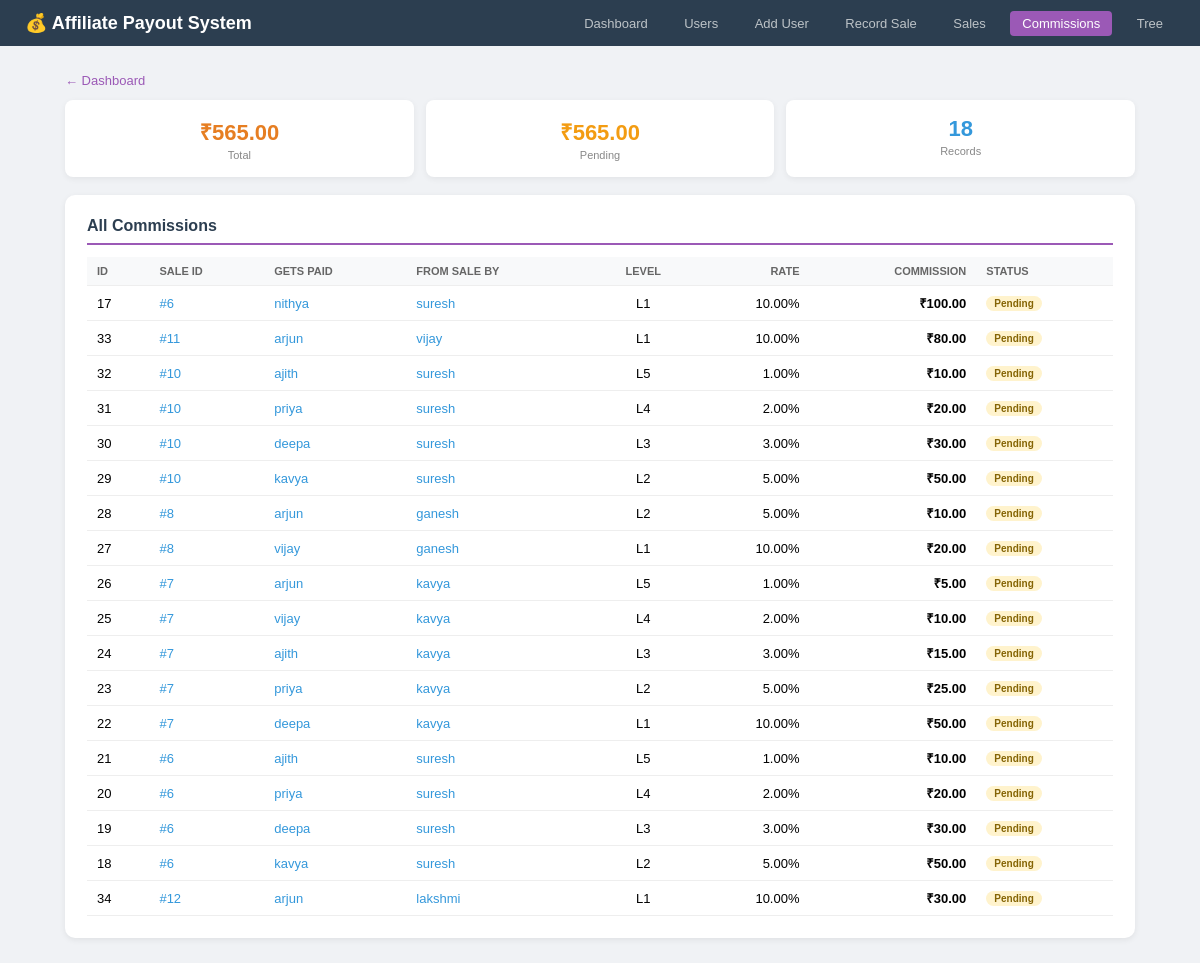
/view_commissions.php, run on the app's committed database.
### tables this page shows
CREATE TABLE `commissions` (
  `id` int(10) UNSIGNED NOT NULL,
  `sale_id` int(10) UNSIGNED NOT NULL,
  `beneficiary_id` int(10) UNSIGNED NOT NULL,
  `source_user_id` int(10) UNSIGNED NOT NULL,
  `level` tinyint(3) UNSIGNED NOT NULL,
  `sale_amount` decimal(12,2) NOT NULL,
  `commission_rate` decimal(5,2) NOT NULL,
  `commission_amount` decimal(12,2) NOT NULL,
  `status` enum('pending','paid','cancelled') NOT NULL DEFAULT 'pending',
  `created_at` datetime NOT NULL DEFAULT current_timestamp(),
  `paid_at` datetime DEFAULT NULL
);

CREATE TABLE `users` (
  `id` int(10) UNSIGNED NOT NULL,
  `username` varchar(50) NOT NULL,
  `email` varchar(255) NOT NULL,
  `full_name` varchar(100) NOT NULL DEFAULT '',
  `parent_id` int(10) UNSIGNED DEFAULT NULL,
  `status` enum('active','inactive','suspended') NOT NULL DEFAULT 'active',
  `created_at` datetime NOT NULL DEFAULT current_timestamp()
);

### view_commissions.php (the view, shortened to what this page needs)
<?php
require_once 'database/db.php';
$r = mysqli_query($conn, "SELECT c.*, u1.username as who_gets, u2.username as from_who
                           FROM commissions c
                           JOIN users u1 ON u1.id = c.beneficiary_id
                           JOIN users u2 ON u2.id = c.source_user_id
                           ORDER BY c.created_at DESC");
$comms = array();
$sum_all = 0;
$sum_pending = 0;
while ($row = mysqli_fetch_assoc($r)) {
    $comms[] = $row;
    $sum_all += $row['commission_amount'];
    if ($row['status']=='pending') $sum_pending += $row['commission_amount'];
}
?>
<!DOCTYPE html>
<html lang="en">
<head>
</head>
<body>
<div class="topbar">
    <h1>💰 Affiliate Payout System</h1>
    <div>
        <a href="index.php">Dashboard</a>
        <a href="view_users.php">Users</a>
        <a href="add_user.php">Add User</a>
        <a href="record_sale.php">Record Sale</a>
        <a href="view_sales.php">Sales</a>
        <a href="view_commissions.php" class="on">Commissions</a>
        <a href="tree_view.php">Tree</a>
    </div>
</div>
<div class="wrap">
    <a href="index.php" class="back">← Dashboard</a>
    <div class="sums">
        <div class="sb"><div class="n" style="color:#e67e22">₹<?php echo number_format($sum_all,2); ?></div><div class="l">Total</div></div>
        <div class="sb"><div class="n" style="color:#f39c12">₹<?php echo number_format($sum_pending,2); ?></div><div class="l">Pending</div></div>
        <div class="sb"><div class="n" style="color:#3498db"><?php echo count($comms); ?></div><div class="l">Records</div></div>
    </div>
    <div class="card">
        <h2>All Commissions</h2>
        <?php if (count($comms)==0): ?>
            <p style="color:#999">None yet.</p>
        <?php else: ?>
        <table>
            <tr>
                <th>ID</th>
                <th>Sale ID</th>
                <th>Gets Paid</th>
                <th>From Sale By</th>
                <th class="c">Level</th>
                <th class="r">Rate</th>
                <th class="r">Commission</th>
                <th>Status</th>
            </tr>
            <?php foreach($comms as $c): ?>
            <tr>
                <td><?php echo $c['id']; ?></td>
                <td><a class="lk" href="sale_detail.php?id=<?php echo $c['sale_id']; ?>">#<?php echo $c['sale_id']; ?></a></td>
                <td><a class="lk" href="user_detail.php?id=<?php echo $c['beneficiary_id']; ?>"><?php echo htmlspecialchars($c['who_gets']); ?></a></td>
                <td><a class="lk" href="user_detail.php?id=<?php echo $c['source_user_id']; ?>"><?php echo htmlspecialchars($c['from_who']); ?></a></td>
                <td class="c">L<?php echo $c['level']; ?></td>
                <td class="r"><?php echo number_format($c['commission_rate'],2); ?>%</td>
                <td class="r"><strong>₹<?php echo number_format($c['commission_amount'],2); ?></strong></td>
                <td>
                    <?php
                    if ($c['status']=='pending') echo '<span class="pill pill-y">Pending</span>';
                    elseif ($c['status']=='paid') echo '<span class="pill pill-g">Paid</span>';
                    else echo '<span class="pill pill-r">Cancelled</span>';
                    ?>
                </td>
            </tr>
            <?php endforeach; ?>
        </table>
        <?php endif; ?>
    </div>
</div>
</body>
</html>

### view_commissions.php (style rules this page uses)
* { box-sizing:border-box; margin:0; padding:0; }
body { font-family:Arial,sans-serif; background:#f0f2f5; }
.topbar { background:#2c3e50; padding:12px 25px; display:flex; justify-content:space-between; align-items:center; flex-wrap:wrap; }
.topbar h1 { color:#fff; font-size:18px; }
.topbar a { color:#bdc3c7; text-decoration:none; font-size:13px; padding:5px 12px; border-radius:4px; margin-left:8px; }
.topbar a.on { background:#9b59b6; color:#fff; }
.wrap { max-width:1100px; margin:25px auto; padding:0 15px; }
.sums { display:grid; grid-template-columns:repeat(auto-fit,minmax(160px,1fr)); gap:12px; margin-bottom:18px; }
.sb { background:#fff; padding:16px; border-radius:8px; box-shadow:0 2px 6px rgba(0,0,0,0.06); text-align:center; }
.sb .n { font-size:22px; font-weight:bold; }
.sb .l { font-size:11px; color:#888; margin-top:3px; }
.card { background:#fff; padding:22px; border-radius:10px; box-shadow:0 2px 6px rgba(0,0,0,0.07); }
.card h2 { font-size:16px; color:#2c3e50; margin-bottom:12px; padding-bottom:8px; border-bottom:2px solid #9b59b6; }
table { width:100%; border-collapse:collapse; }
th,td { padding:8px 10px; text-align:left; border-bottom:1px solid #eee; font-size:13px; }
th { background:#f8f9fa; color:#666; font-size:11px; text-transform:uppercase; font-weight:600; }
.r { text-align:right; }
.c { text-align:center; }
.pill { display:inline-block; padding:2px 8px; border-radius:10px; font-size:10px; font-weight:bold; }
.pill-y { background:#fff3cd; color:#856404; }
a.lk { color:#3498db; text-decoration:none; }
.back { display:inline-block; margin-bottom:12px; color:#9b59b6; text-decoration:none; font-size:13px; }

### data on the page
commissions: id "17", sale "6", beneficiary.username "nithya", source_user.username "suresh", level "1", commission_rate "10.00", commission_amount "100.00", status "Pending"
commissions: id "33", sale "11", beneficiary.username "arjun", source_user.username "vijay", level "1", commission_rate "10.00", commission_amount "80.00", status "Pending"
commissions: id "32", sale "10", beneficiary.username "ajith", source_user.username "suresh", level "5", commission_rate "1.00", commission_amount "10.00", status "Pending"
commissions: id "31", sale "10", beneficiary.username "priya", source_user.username "suresh", level "4", commission_rate "2.00", commission_amount "20.00", status "Pending"
commissions: id "30", sale "10", beneficiary.username "deepa", source_user.username "suresh", level "3", commission_rate "3.00", commission_amount "30.00", status "Pending"
commissions: id "29", sale "10", beneficiary.username "kavya", source_user.username "suresh", level "2", commission_rate "5.00", commission_amount "50.00", status "Pending"
commissions: id "28", sale "8", beneficiary.username "arjun", source_user.username "ganesh", level "2", commission_rate "5.00", commission_amount "10.00", status "Pending"
commissions: id "27", sale "8", beneficiary.username "vijay", source_user.username "ganesh", level "1", commission_rate "10.00", commission_amount "20.00", status "Pending"
commissions: id "26", sale "7", beneficiary.username "arjun", source_user.username "kavya", level "5", commission_rate "1.00", commission_amount "5.00", status "Pending"
commissions: id "25", sale "7", beneficiary.username "vijay", source_user.username "kavya", level "4", commission_rate "2.00", commission_amount "10.00", status "Pending"
commissions: id "24", sale "7", beneficiary.username "ajith", source_user.username "kavya", level "3", commission_rate "3.00", commission_amount "15.00", status "Pending"
commissions: id "23", sale "7", beneficiary.username "priya", source_user.username "kavya", level "2", commission_rate "5.00", commission_amount "25.00", status "Pending"
commissions: id "22", sale "7", beneficiary.username "deepa", source_user.username "kavya", level "1", commission_rate "10.00", commission_amount "50.00", status "Pending"
commissions: id "21", sale "6", beneficiary.username "ajith", source_user.username "suresh", level "5", commission_rate "1.00", commission_amount "10.00", status "Pending"
commissions: id "20", sale "6", beneficiary.username "priya", source_user.username "suresh", level "4", commission_rate "2.00", commission_amount "20.00", status "Pending"
commissions: id "19", sale "6", beneficiary.username "deepa", source_user.username "suresh", level "3", commission_rate "3.00", commission_amount "30.00", status "Pending"
commissions: id "18", sale "6", beneficiary.username "kavya", source_user.username "suresh", level "2", commission_rate "5.00", commission_amount "50.00", status "Pending"
commissions: id "34", sale "12", beneficiary.username "arjun", source_user.username "lakshmi", level "1", commission_rate "10.00", commission_amount "30.00", status "Pending"

### other printed values
$sum_all "565.00"
$sum_pending "565.00"
count($comms) "18"
